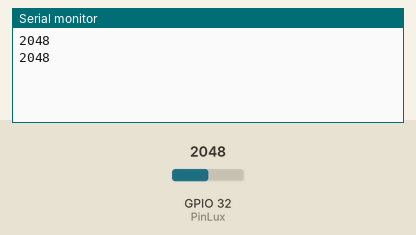
Simulated run of this program. Board: ESP32. On the bench: the last lines printed to the serial monitor. The inputs (shaded band) are chosen by the test bench; at power-on: GPIO 32 (PinLux) = 2048.

Above: at 1.8 s.
1.9 s: GPIO 32 (PinLux) set to 2866
At 2.5 s:
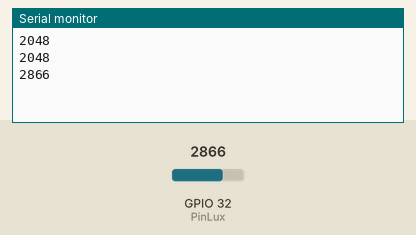
3.4 s: GPIO 32 (PinLux) set to 3603
At 4.8 s:
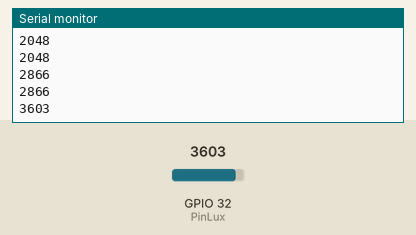
Timing chart, 0 to 6.4 s (numbered marks = the images above; inputs shaded):
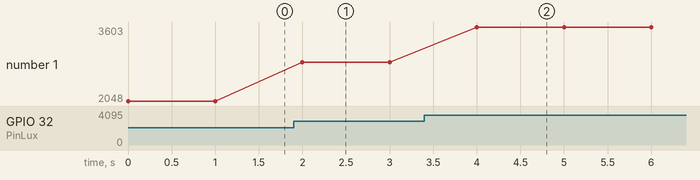

The program:

main.cpp
```cpp
#include <Arduino.h>

#define PinLux 32
void setup()
{
  Serial.begin(115200);
}

void loop()
{
  Serial.println(analogRead(PinLux));
  delay(1000);
}
```

Measured:
- after the input at 1.9 s, the serial monitor: prints a new line after 0.10 s (image 1)
- after the input at 3.4 s, the serial monitor: prints a new line after 0.60 s (image 2)
- plotted number 1: 2048 → 2866 after the input at 1.9 s, 2866 → 3603 after the input at 3.4 s
